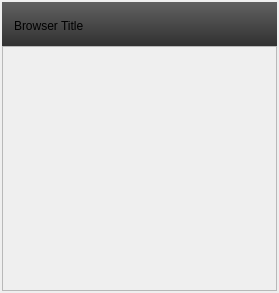
<?xml version="1.0" encoding="UTF-8"?>
<ui version="4.0">
 <class>ContextMenu</class>
 <widget class="QWidget" name="ContextMenu">
  <property name="geometry">
   <rect>
    <x>0</x>
    <y>0</y>
    <width>279</width>
    <height>293</height>
   </rect>
  </property>
  <property name="windowTitle">
   <string>Form</string>
  </property>
  <layout class="QVBoxLayout" name="verticalLayout">
   <property name="spacing">
    <number>0</number>
   </property>
   <property name="margin">
    <number>2</number>
   </property>
   <item>
    <widget class="QGroupBox" name="browser_header">
     <property name="minimumSize">
      <size>
       <width>0</width>
       <height>44</height>
      </size>
     </property>
     <property name="maximumSize">
      <size>
       <width>16777215</width>
       <height>44</height>
      </size>
     </property>
     <property name="styleSheet">
      <string notr="true">#browser_header {
border: none;
background: qlineargradient(spread:pad, x1:0, y1:0, x2:0, y2:1, stop:0 rgba(97, 97, 97, 255), stop:1 rgba(49, 49, 49, 255))
}</string>
     </property>
     <property name="title">
      <string/>
     </property>
     <layout class="QHBoxLayout" name="horizontalLayout_2">
      <item>
       <widget class="QLabel" name="label">
        <property name="text">
         <string>Browser Title</string>
        </property>
       </widget>
      </item>
      <item>
       <spacer name="horizontalSpacer">
        <property name="orientation">
         <enum>Qt::Horizontal</enum>
        </property>
        <property name="sizeHint" stdset="0">
         <size>
          <width>40</width>
          <height>20</height>
         </size>
        </property>
       </spacer>
      </item>
     </layout>
    </widget>
   </item>
   <item>
    <widget class="QScrollArea" name="scroll_area">
     <property name="horizontalScrollBarPolicy">
      <enum>Qt::ScrollBarAlwaysOff</enum>
     </property>
     <property name="widgetResizable">
      <bool>true</bool>
     </property>
     <widget class="QWidget" name="scrollAreaWidgetContents">
      <property name="geometry">
       <rect>
        <x>0</x>
        <y>0</y>
        <width>273</width>
        <height>244</height>
       </rect>
      </property>
      <layout class="QVBoxLayout" name="verticalLayout_4">
       <property name="spacing">
        <number>0</number>
       </property>
       <property name="margin">
        <number>4</number>
       </property>
       <item>
        <layout class="QVBoxLayout" name="scroll_area_layout">
         <property name="spacing">
          <number>0</number>
         </property>
        </layout>
       </item>
       <item>
        <spacer name="verticalSpacer">
         <property name="orientation">
          <enum>Qt::Vertical</enum>
         </property>
         <property name="sizeHint" stdset="0">
          <size>
           <width>20</width>
           <height>40</height>
          </size>
         </property>
        </spacer>
       </item>
      </layout>
     </widget>
    </widget>
   </item>
  </layout>
 </widget>
 <resources>
  <include location="resources.qrc"/>
 </resources>
 <connections/>
</ui>
